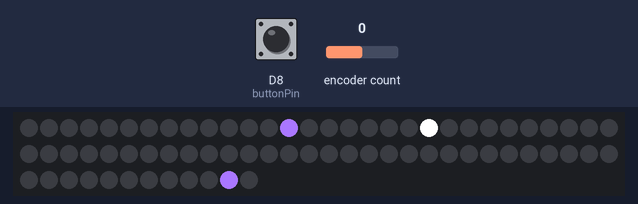
This sketch was run on a simulated Arduino MKR. On the bench: 72 RGB LEDs in strip order, left to right, continuing on the next row. The inputs (shaded band) are chosen by the test bench; at power-on: D8 (buttonPin) HIGH, encoder count 0. The local clock reads 2024-03-15 10:24:30 at power-on unless the sketch sets it.

Above: at 0.1 s.

The sketch:

NeoPixelRoundClock.ino
```cpp
/*
  Creates a clock using a string of 60 neoPixels. Uses RTCZero lib for time,
  So it needs a MKR1000, Zero, or other M0 based board.

  Uses Adafruit's NeoPixel library: https://github.com/adafruit/Adafruit_NeoPixel

  created 28 May 2016
  modified 14 Aug 2016
  by Tom Igoe
*/
#include <Adafruit_NeoPixel.h>
#include <RTCZero.h>
#include <Encoder.h>

const int neoPixelPin = 5;  // control pin
const int numPixels = 72;    // number of pixels
const int buttonPin = 8;

// set up strip:
Adafruit_NeoPixel strip = Adafruit_NeoPixel(numPixels, neoPixelPin, NEO_GRB + NEO_KHZ800);

Encoder encoder(6, 7);
int mode = 0;     // setting mode: 0 = set, 1 = hour, 2 = min, 3 = sec
int lastButton = HIGH;
int lastEncoder = 0;

RTCZero rtc;
unsigned int hours, minutes, seconds;

// colors
long hourColor = 0xAA77FF;
long secondColor = 0xFFFFFF;

long lastTick = 0; // Last second when the LEDs changed

void setup() {
  Serial.begin(9600);
  // get the time from the compiler. __TIME__ returns
  // a string of the time the sketch was compiled, as hh:mm:ss
  String compileTime = __TIME__;
  hours = compileTime.substring(0, 2).toInt();    // convert hours to an int
  minutes = compileTime.substring(3, 5).toInt();  // convert minutes to an int
  seconds = compileTime.substring(6, 8).toInt();  // convert seconds to an int

  rtc.begin(); // initialize RTC
  rtc.setTime(hours, minutes, seconds);
  pinMode(buttonPin, INPUT_PULLUP);

  strip.begin();    // initialize pixel strip
  strip.clear();    // turn all LEDs off
  strip.show();     // Initialize all pixels to 'off'
}

void loop() {
  // count the milliseconds, update second when 1000ms have passed:
  if (rtc.getSeconds() != lastTick) {
    lastTick = rtc.getSeconds();

    strip.clear();
    setHands(rtc.getHours() % 12, rtc.getMinutes(), rtc.getSeconds());
    // refresh the strip
  }
  int button = digitalRead(buttonPin);
  if (button != lastButton) {
    if (button == LOW) {
      mode++;
      if (mode > 3) {
        // all three times set; set RTC:
        rtc.setTime(hours, minutes, seconds);
        mode = 0;
      }
    }
  }
  lastButton = button;

  int encoderPos = encoder.read() / 4;  // need to /4 to get each click to be 1
  int diff = encoderPos - lastEncoder;  // get difference

  if (mode > 0 && diff != 0) {
    switch (mode) {
      case 1:   // hour
        hours = constrain(hours + diff, 0, 11);
        break;
      case 2:   // minute
        minutes = constrain(minutes + diff, 0, 59);
        break;
      case 3:   // second
        seconds = constrain(seconds + diff, 0, 59);
        break;
    }
    setHands(hours, minutes, seconds);

  }
  lastEncoder = encoderPos;
}

void setHands(int h, int m, int s) {
  // calculate the beginning of the hour segment:
  int hourPosition = (h) + 60;      // the outside pixels
  strip.setPixelColor(hourPosition, hourColor);
  strip.setPixelColor(m, hourColor);   // set minute pixel
  strip.setPixelColor(s, secondColor);   // set second pixel
  strip.show();
}

void printTime() {
  Serial.print(rtc.getHours());
  Serial.print(":");
  Serial.print(rtc.getMinutes());
  Serial.print(":");
  Serial.println(rtc.getSeconds());
}
```
